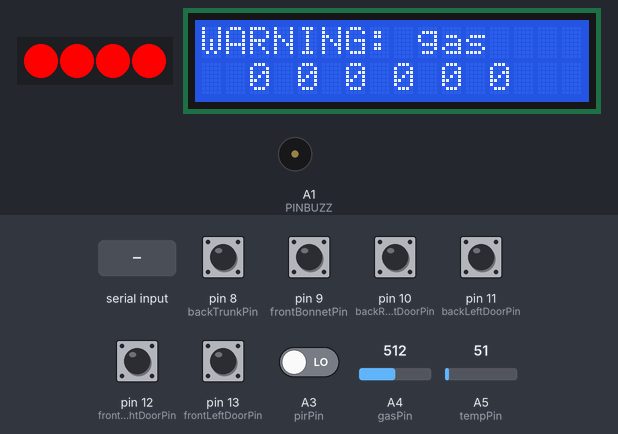
The sketch below on a simulated Arduino Uno, built with avr-gcc and run on an emulated ATmega328P. On the bench: 4 RGB LEDs in strip order, left to right, 16×2 character LCD, buzzer (waves = sounding). Inputs (shaded band) come from the test bench; at power-on: pin 8 (backTrunkPin), pin 9 (frontBonnetPin), pin 10 (backRightDoorPin), pin 11 (backLeftDoorPin), pin 12 (frontRightDoorPin), pin 13 (frontLeftDoorPin) HIGH, A3 (pirPin) LOW, A4 (gasPin) = 512, A5 (tempPin) = 51. What the sketch prints to the serial monitor is not drawn.

Above: at 4.87 s.
4.9 s: "O" received over Serial
At 5.7 s:
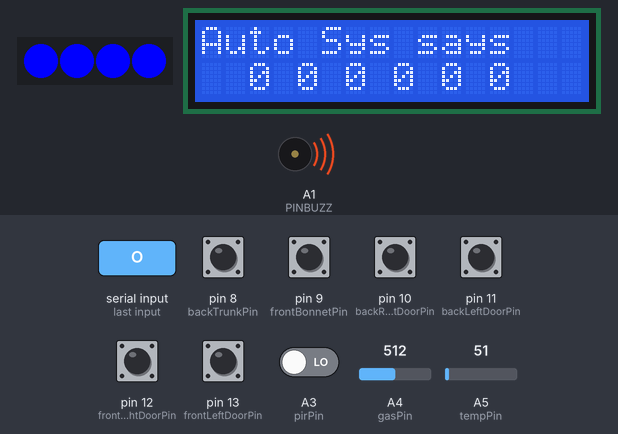
6.7 s: A3 (pirPin) driven HIGH
At 7.86 s:
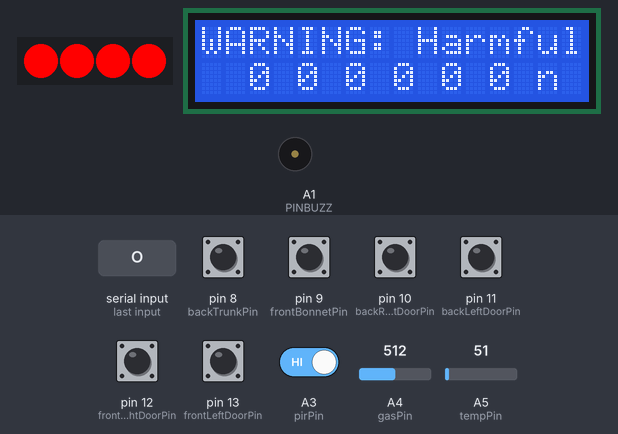
9.5 s: A4 (gasPin) set to 107
11.4 s: A4 (gasPin) set to 91
At 12.34 s:
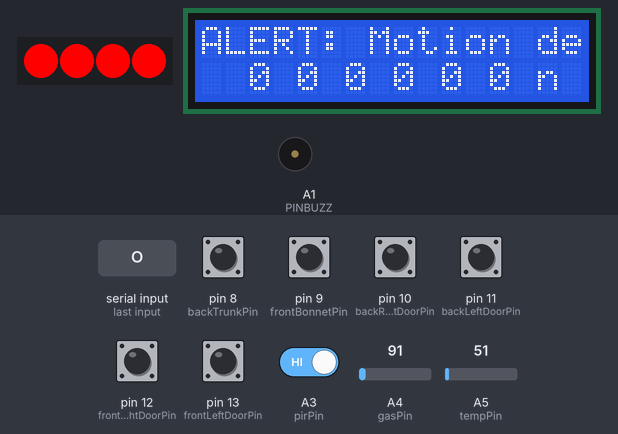
14.0 s: A3 (pirPin) driven LOW
At 15.03 s:
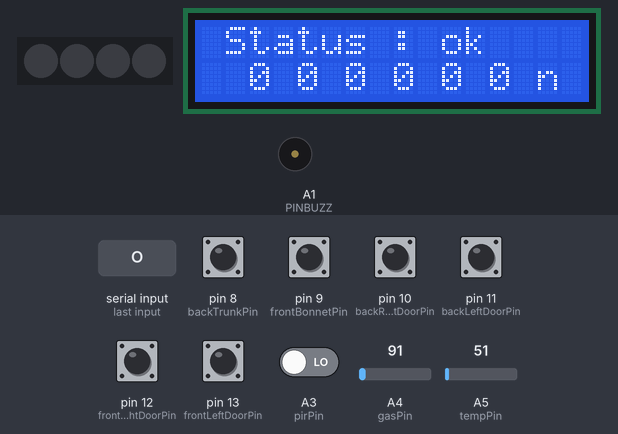
15.9 s: A4 (gasPin) set to 110
At 16.83 s:
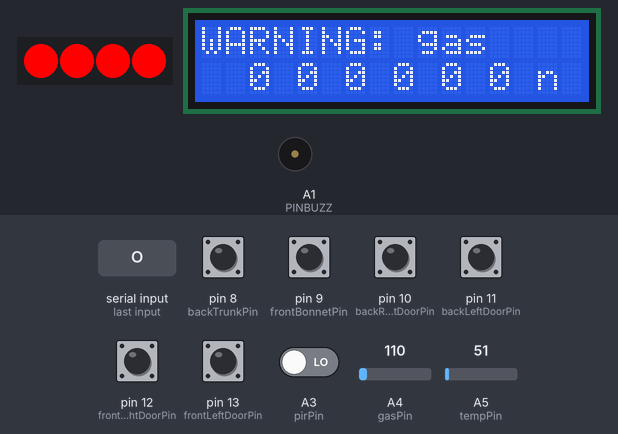
Timing chart, 0 to 19.4 s (numbered marks = the images above; inputs shaded):
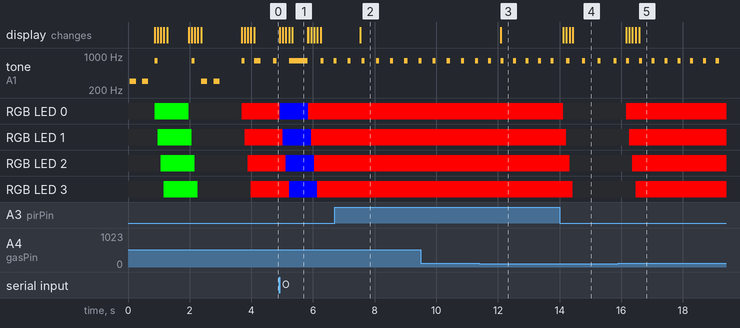

Measured:
- the behaviour switches between 101 and 100 on A4 (gasPin) (found by bisection; images 2 and 3)
- after the input at 4.9 s, RGB LED 0: RGB(255, 0, 0) → RGB(0, 0, 255) at once, → RGB(255, 0, 0) 0.92 s later; RGB LED 1: RGB(255, 0, 0) → RGB(0, 0, 255) after 0.12 s, → RGB(255, 0, 0) 0.92 s later
- after the input at 6.7 s, the display: changes after 0.84 s (image 2)
- after the input at 11.4 s, the display: changes after 0.69 s (image 3)
- after the input at 14.0 s, RGB LED 0: RGB(255, 0, 0) → off after 0.12 s; RGB LED 1: RGB(255, 0, 0) → off after 0.22 s; RGB LED 2: RGB(255, 0, 0) → off after 0.32 s; RGB LED 3: RGB(255, 0, 0) → off after 0.42 s; the display: first changes after 0.12 s (image 4 shows a later state)
- after the input at 15.9 s, RGB LED 0: off → RGB(255, 0, 0) after 0.26 s; RGB LED 1: off → RGB(255, 0, 0) after 0.37 s; RGB LED 2: off → RGB(255, 0, 0) after 0.47 s; RGB LED 3: off → RGB(255, 0, 0) after 0.57 s
- by itself, tone on A1 (PINBUZZ): alternates 800 Hz for 0.10 s and silent for 0.32 s

The sketch:

Dashboard_integrated_v3.ino
```cpp
#include <Adafruit_NeoPixel.h>
#include <LiquidCrystal.h>

// Pin Definitions
const int frontLeftDoorPin = 13;
const int frontRightDoorPin = 12;
const int backLeftDoorPin = 11;
const int backRightDoorPin = 10;
const int frontBonnetPin = 9;
const int backTrunkPin = 8;

// Temperature sensor pin (LM35) - Now at A5
const int tempPin = A5;

// Gas sensor pin (analog input)
const int gasPin = A4;  // Gas sensor connected to A4 pin

// PIR sensor pin
const int pirPin = A3;  // PIR sensor to detect motion

// Debounce-related variables
unsigned long debounceDelay = 50;                                 // 50ms debounce delay
unsigned long lastDebounceTime[6];                                // Store debounce time for 6 switches
int lastButtonState[6] = { HIGH, HIGH, HIGH, HIGH, HIGH, HIGH };  // Last state of switches
int buttonState[6] = { HIGH, HIGH, HIGH, HIGH, HIGH, HIGH };      // Current state of switches

LiquidCrystal lcd(7, 6, 5, 4, 3, 2);

// ====== Buzzer for Sound Effects ======
// Variables for controlling buzzer timing
unsigned long previousToneMillis = 0;   // Timer to avoid blocking delays for tone.
unsigned long previousPauseMillis = 0;  // Timer to avoid blocking delays for pause.
bool isTonePlaying = false;             // Flag to indicate if tone is playing.
bool isPauseActive = false;             // Flag to indicate if pause is active.


#define PINBUZZ A1  // input pin Buzz is attached to

#define PIN A0  // input pin Neopixel is attached to

#define NUMPIXELS 4  // number of neopixels in Ring

Adafruit_NeoPixel pixels = Adafruit_NeoPixel(NUMPIXELS, PIN, NEO_GRB + NEO_KHZ800);

int delayval = 100;  // timing delay
int redColor = 0;
int greenColor = 0;
int blueColor = 0;


// setColor()
// picks random values to set for RGB
void show_lights(int red = 0, int green = 0, int blue = 0) {
  redColor = red;
  greenColor = green;
  blueColor = blue;
  // Serial.print("red: ");
  // Serial.println(redColor);
  // // Serial.print("green: ");
  // Serial.println(greenColor);
  // // Serial.print("blue: ");
  // Serial.println(blueColor);

  for (int i = 0; i < NUMPIXELS; i++) {

    // pixels.Color takes RGB values, from 0,0,0 up to 255,255,255
    pixels.setPixelColor(i, pixels.Color(redColor, greenColor, blueColor));  // Moderately bright green color.

    pixels.show();  // This sends the updated pixel color to the hardware.
    beep();
    delay(delayval);  // Delay for a period of time (in milliseconds).

    // Serial.println(i);

    if (i == NUMPIXELS) {
      i = 0;  // start all over again!
    }
  }
}


void beep() {
  unsigned long currentMillis = millis();
  if (true) {
    // Tone ON for 100 ms
    if (!isTonePlaying && !isPauseActive && currentMillis - previousToneMillis >= 300) {
      tone(PINBUZZ, 800);
      isTonePlaying = true;
      previousToneMillis = currentMillis;
    }
    // Tone OFF after 100 ms
    if (isTonePlaying && currentMillis - previousToneMillis >= 100) {
      noTone(PINBUZZ);
      isTonePlaying = false;
      isPauseActive = true;
      previousPauseMillis = currentMillis;
    }

    // Pause for 300 ms after the tone
    if (isPauseActive && currentMillis - previousPauseMillis >= 300) {
      isPauseActive = false;  // Reset for the next tone
    }
  } else noTone(PINBUZZ);
}

void setup() {
  // Initialize serial communication
  Serial.begin(9600);  // Serial to PC
  pixels.begin();      // Initializes the NeoPixel library.
  lcd.begin(16, 2);

  // Initialize limit switch pins as inputs with internal pull-ups
  pinMode(frontLeftDoorPin, INPUT_PULLUP);
  pinMode(frontRightDoorPin, INPUT_PULLUP);
  pinMode(backLeftDoorPin, INPUT_PULLUP);
  pinMode(backRightDoorPin, INPUT_PULLUP);
  pinMode(frontBonnetPin, INPUT_PULLUP);
  pinMode(backTrunkPin, INPUT_PULLUP);

  // Initialize sensor pins
  pinMode(tempPin, INPUT);  // Temperature sensor pin
  pinMode(gasPin, INPUT);   // Gas sensor pin
  pinMode(pirPin, INPUT);   // PIR sensor pin

  // BOT started !!!! NOW READY
  tone(PINBUZZ, 300);  // BEEP AGAIN FOR SUCCESS
  delay(200);
  noTone(PINBUZZ);
  delay(200);
  tone(PINBUZZ, 300);
  delay(200);
  noTone(PINBUZZ);
  delay(200);

  show_lights(0, 255, 0);
  lcd.setCursor(0, 0);
  lcd.print("  Rolls Royce ");
  lcd.setCursor(2, 1);
  lcd.print("  Loading ... ");
  delay(700);

  show_lights();
  lcd.setCursor(0, 0);
  lcd.print(" Status : ok    ");
  lcd.setCursor(2, 1);
  lcd.print("                         ");

  // BOT started !!!! NOW READY
  tone(PINBUZZ, 300);  // BEEP AGAIN FOR SUCCESS
  delay(200);
  noTone(PINBUZZ);
  delay(200);
  tone(PINBUZZ, 300);
  delay(200);
  noTone(PINBUZZ);
  delay(200);

  delay(500);
}

void loop() {

  // Print the button states on the second row (line 2)
  lcd.setCursor(2, 1);  // Move the cursor back to the start of line 2
  for (int i = 0; i < 6; i++) {
    lcd.print(!buttonState[i]);
    lcd.print(" ");  // Space between values
  }

  // Print to Serial Monitor as well for debugging
  Serial.print("Button States: ");
  for (int i = 0; i < 6; i++) {
    Serial.print(!buttonState[i]);
    Serial.print(" ");
  }
  Serial.println();

  // Read the temperature sensor (LM35 at A5)
  int tempValue = analogRead(tempPin);
  float temperatureC = (tempValue * 5.0 * 100.0) / 1024.0;  // LM35 in Celsius

  // Read the gas sensor (analog reading from A4)
  int gasValue = analogRead(gasPin);
  bool gasDetected = (gasValue > 100);  // Threshold for detecting harmful gas, adjust as needed

  // Read the PIR sensor (detect motion)
  bool motionDetected = digitalRead(pirPin);  // HIGH means motion detected

  // Limit switch reading with debounce logic
  unsigned long currentMillis = millis();

  // Read each limit switch and debounce
  buttonState[0] = digitalRead(frontLeftDoorPin);
  if (buttonState[0] != lastButtonState[0] && (currentMillis - lastDebounceTime[0]) > debounceDelay) {
    lastDebounceTime[0] = currentMillis;
    lastButtonState[0] = buttonState[0];
  }

  buttonState[1] = digitalRead(frontRightDoorPin);
  if (buttonState[1] != lastButtonState[1] && (currentMillis - lastDebounceTime[1]) > debounceDelay) {
    lastDebounceTime[1] = currentMillis;
    lastButtonState[1] = buttonState[1];
  }

  buttonState[2] = digitalRead(backLeftDoorPin);
  if (buttonState[2] != lastButtonState[2] && (currentMillis - lastDebounceTime[2]) > debounceDelay) {
    lastDebounceTime[2] = currentMillis;
    lastButtonState[2] = buttonState[2];
  }

  buttonState[3] = digitalRead(backRightDoorPin);
  if (buttonState[3] != lastButtonState[3] && (currentMillis - lastDebounceTime[3]) > debounceDelay) {
    lastDebounceTime[3] = currentMillis;
    lastButtonState[3] = buttonState[3];
  }

  buttonState[4] = digitalRead(frontBonnetPin);
  if (buttonState[4] != lastButtonState[4] && (currentMillis - lastDebounceTime[4]) > debounceDelay) {
    lastDebounceTime[4] = currentMillis;
    lastButtonState[4] = buttonState[4];
  }

  buttonState[5] = digitalRead(backTrunkPin);
  if (buttonState[5] != lastButtonState[5] && (currentMillis - lastDebounceTime[5]) > debounceDelay) {
    lastDebounceTime[5] = currentMillis;
    lastButtonState[5] = buttonState[5];
  }

  // Read limit switch states (debounced)
  int frontLeftDoor = !buttonState[0];
  int frontRightDoor = !buttonState[1];
  int backLeftDoor = !buttonState[2];
  int backRightDoor = !buttonState[3];
  int frontBonnet = !buttonState[4];
  int backBonnet = !buttonState[5];

  // If gas is detected, send a warning


  if (gasDetected || motionDetected) {
    beep();
    if (gasDetected && motionDetected) {
      Serial.println("WARNING: Harmful gas detected! Please check.");
      Serial.println("ALERT: Motion detected near the car.");
      show_lights(255);
      lcd.setCursor(0, 0);
      lcd.print("WARNING: Harmful gas detected");
      lcd.setCursor(2, 1);
      lcd.print("ALERT: Motion detected");
    } else if (gasDetected) {
      Serial.println("WARNING: Harmful gas detected! Please check.");
      show_lights(255);
      lcd.setCursor(0, 0);
      lcd.print("WARNING: gas");
    }

    // If motion is detected, send an alert
    else if (motionDetected) {
      Serial.println("ALERT: Motion detec");
      show_lights(255);
      lcd.setCursor(0, 0);
      lcd.print("ALERT: Motion dete");
    }
  }

  else {
    lcd.setCursor(0, 0);
    lcd.print(" Status : ok      ");
    show_lights(0, 0, 0);
  }


  // Wait for a request from Python
  if (Serial.available() > 0) {
    char request = Serial.read();  // Read the incoming request

    if (request == 'R') {  // If 'R' is received, send status of all data


      // Send the states back to Python (limit switches, temp, gas, motion)
      Serial.print(frontLeftDoor);
      Serial.print(",");
      Serial.print(frontRightDoor);
      Serial.print(",");
      Serial.print(backLeftDoor);
      Serial.print(",");
      Serial.print(backRightDoor);
      Serial.print(",");
      Serial.print(frontBonnet);
      Serial.print(",");
      Serial.print(backBonnet);
      Serial.print(",");
      Serial.print(temperatureC);  // Send temperature
      Serial.print(",");
      Serial.print(gasDetected);  // Send gas detection status (true/false)
      Serial.print(",");
      Serial.println(motionDetected);  // Send PIR motion detection status (true/false)

    }

    else if (request == 'O') {  // If 'O' is received, perform some operation based on Python's command
      // Perform a sample operation like turning on/off an LED (example: you could control other actuators based on Python's command)
      digitalWrite(LED_BUILTIN, HIGH);  // Turn on the onboard LED (just an example)
      Serial.println("Commmand received ");
      show_lights(0, 0, 255);
      lcd.setCursor(0, 0);
      lcd.print("Auto Sys says ");
      delay(500);
      lcd.setCursor(0, 0);
      lcd.print("From Python  ");
    }
  }
}
```
